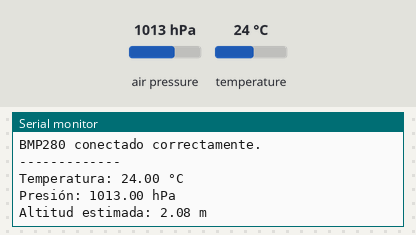
This program was run on a simulated ESP32. On the bench: the last lines printed to the serial monitor. The test bench sets the inputs (shaded band); at power-on: air pressure 1013 hPa, temperature 24 °C.

Above: at 5.8 s.
5.9 s: air pressure set to 952 hPa
9.6 s: temperature set to 12 °C
At 10.4 s:
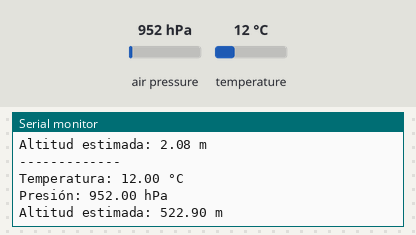
13.3 s: air pressure set to 975 hPa
At 15.4 s:
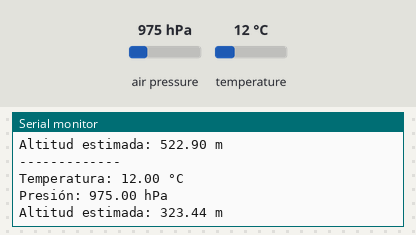
Timing chart, 0 to 16.9 s (numbered marks = the images above; inputs shaded):
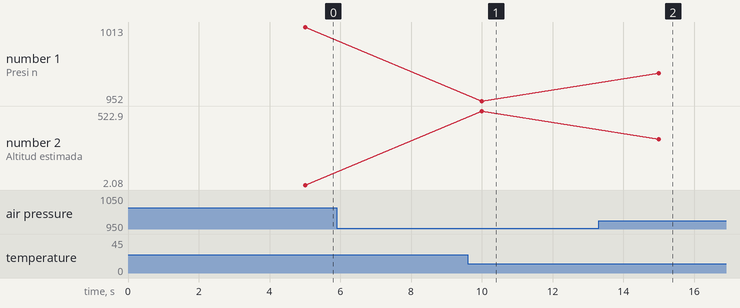

Measured:
- after the input at 9.6 s, the serial monitor: prints a new line after 0.40 s (image 1)
- after the input at 13.3 s, the serial monitor: prints a new line after 1.7 s (image 2)
- plotted number 1: 952 → 975 after the input at 13.3 s
- plotted number 2: 522.9 → 323.44 after the input at 13.3 s

The program:

main.cpp
```cpp
#include <Arduino.h>
#include "SensorBMP280.h"

SensorBMP280 bmp;
unsigned long Millis_anterior = 0;
const unsigned long intervalo = 5000; // 5 segundos

void setup() {
  Serial.begin(9600);
  if (bmp.begin()) {
    Serial.println("BMP280 conectado correctamente.");
  } else {
    Serial.println("Error al conectar el BMP280. Se intentará de nuevo periódicamente.");
  }
}

void loop() {
  unsigned long Millis_actual = millis();

  // Reintenta conexión si no está conectado
  if (!bmp.isConnected()) {
    static unsigned long ultimo_intento = 0;
    if (Millis_actual - ultimo_intento >= 10000) { // Reintenta cada 10 segundos
      ultimo_intento = Millis_actual;
      if (bmp.begin()) {
        Serial.println("Reconexión exitosa con el BMP280.");
      } else {
        Serial.println("Reintento fallido: BMP280 no conectado.");
      }
    }
    return; // No intentamos leer datos si no está conectado
  }

  if (Millis_actual - Millis_anterior >= intervalo) {
    Millis_anterior = Millis_actual;

    float temp = bmp.readTemperature();
    float presion = bmp.readPressure();
    float altitud = bmp.readAltitude();

    if (isnan(temp) || isnan(presion) || isnan(altitud)) {
      Serial.println("Error al leer datos del BMP280.");
      return;
    }

    Serial.println("-------------");
    Serial.print("Temperatura: ");
    Serial.print(temp);
    Serial.println(" °C");

    Serial.print("Presión: ");
    Serial.print(presion);
    Serial.println(" hPa");

    Serial.print("Altitud estimada: ");
    Serial.print(altitud);
    Serial.println(" m");
  }
}
```
